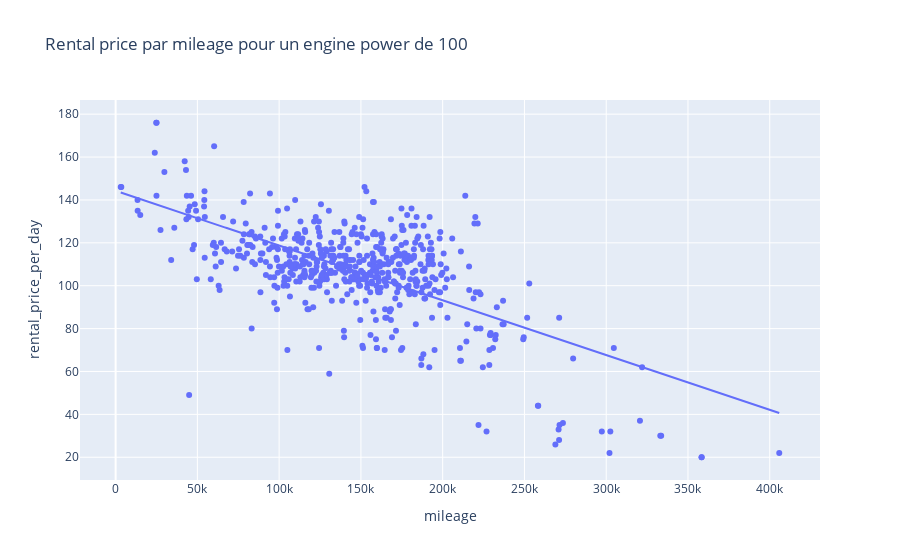

The notebook cell saved with this chart:
### Code cell
power = 100
fig = px.scatter(df_pricing[df_pricing['engine_power'] == power],
                 x='mileage',
                 y='rental_price_per_day',
                 trendline='ols',
                 title=f'Rental price par mileage pour un engine power de {power}')
fig.show()

### Figure 1 — Plotly figure (JSON) as saved in the notebook; plotly's stock layout.template omitted (floating-point values rounded to 4 significant figures; data arrays with more than 128 entries replaced by an {"elided": "..."} marker saying what was removed)
{"data": [{"hovertemplate": "mileage=%{x}<br>rental_price_per_day=%{y}<extra></extra>", "legendgroup": "", "marker": {"color": "#636efa", "symbol": "circle"}, "mode": "markers", "name": "", "orientation": "v", "showlegend": false, "type": "scatter", "x": {"elided": "569 int values"}, "xaxis": "x", "y": {"elided": "569 int values"}, "yaxis": "y"}, {"hovertemplate": "<b>OLS trendline</b><br>rental_price_per_day = -0.000255357 * mileage + 144.254<br>R<sup>2</sup>=0.416680<br><br>mileage=%{x}<br>rental_price_per_day=%{y} <b>(trend)</b><extra></extra>", "legendgroup": "", "marker": {"color": "#636efa", "symbol": "circle"}, "mode": "lines", "name": "", "showlegend": false, "type": "scatter", "x": {"elided": "569 int values"}, "xaxis": "x", "y": {"elided": "569 float values"}, "yaxis": "y"}], "layout": {"legend": {"tracegroupgap": 0}, "title": {"text": "Rental price par mileage pour un engine power de 100"}, "xaxis": {"anchor": "y", "domain": [0, 1], "title": {"text": "mileage"}}, "yaxis": {"anchor": "x", "domain": [0, 1], "title": {"text": "rental_price_per_day"}}}}
